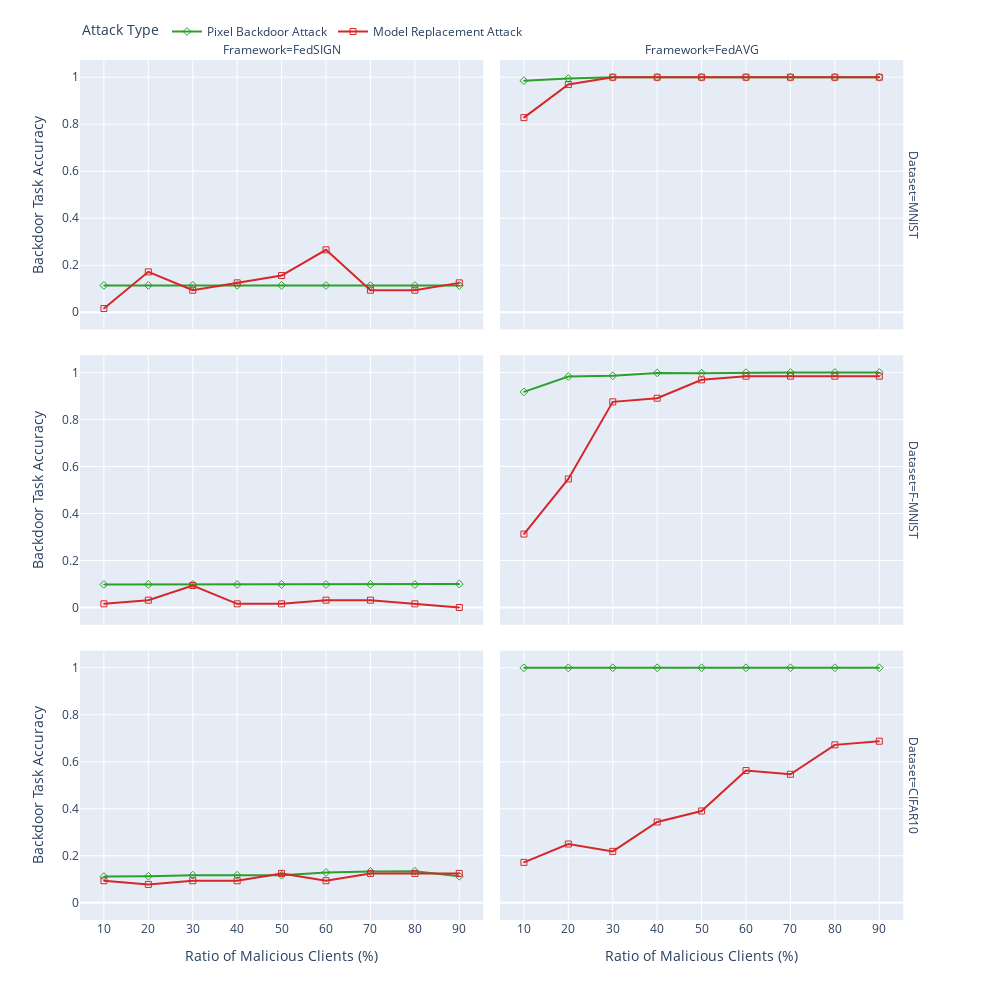

Notebook cell for this chart:
### Code cell
colors = plotly.colors.DEFAULT_PLOTLY_COLORS
xx = [0,10,20,30,40,50,60,70,80,90]
fig = px.line(all_data_backdoor, x="Ratio of Malicious Clients (%)", y="Backdoor Task Accuracy", color='Attack Type',symbol="Attack Type", facet_row='Dataset', facet_col='Framework',
                markers=True,symbol_sequence=['diamond-open-dot','square-open-dot'],color_discrete_sequence=colors[2:])
fig.update_layout(height=1000,width=1000,legend=dict(orientation="h",y=1.05),)
fig.update_xaxes(tickvals=xx)
fig.show()
fig.write_image('./r_diff_dataset_backdoor.png', scale=4)

### Figure 1 — Plotly figure (JSON) as saved in the notebook; plotly's stock layout.template omitted (floating-point values rounded to 4 significant figures)
{"data": [{"hovertemplate": "Attack Type=Pixel Backdoor Attack<br>Dataset=MNIST<br>Framework=FedSIGN<br>Ratio of Malicious Clients (%)=%{x}<br>Backdoor Task Accuracy=%{y}<extra></extra>", "legendgroup": "Pixel Backdoor Attack", "line": {"color": "rgb(44, 160, 44)", "dash": "solid"}, "marker": {"symbol": "diamond-open-dot"}, "mode": "markers+lines", "name": "Pixel Backdoor Attack", "orientation": "v", "showlegend": true, "type": "scatter", "x": [10, 20, 30, 40, 50, 60, 70, 80, 90], "xaxis": "x5", "y": [0.1141, 0.1142, 0.1141, 0.1146, 0.1144, 0.1139, 0.1136, 0.1136, 0.1138], "yaxis": "y5"}, {"hovertemplate": "Attack Type=Pixel Backdoor Attack<br>Dataset=MNIST<br>Framework=FedAVG<br>Ratio of Malicious Clients (%)=%{x}<br>Backdoor Task Accuracy=%{y}<extra></extra>", "legendgroup": "Pixel Backdoor Attack", "line": {"color": "rgb(44, 160, 44)", "dash": "solid"}, "marker": {"symbol": "diamond-open-dot"}, "mode": "markers+lines", "name": "Pixel Backdoor Attack", "orientation": "v", "showlegend": false, "type": "scatter", "x": [10, 20, 30, 40, 50, 60, 70, 80, 90], "xaxis": "x6", "y": [0.9852, 0.9944, 0.9996, 0.9999, 1, 1, 1, 1, 1], "yaxis": "y6"}, {"hovertemplate": "Attack Type=Pixel Backdoor Attack<br>Dataset=F-MNIST<br>Framework=FedSIGN<br>Ratio of Malicious Clients (%)=%{x}<br>Backdoor Task Accuracy=%{y}<extra></extra>", "legendgroup": "Pixel Backdoor Attack", "line": {"color": "rgb(44, 160, 44)", "dash": "solid"}, "marker": {"symbol": "diamond-open-dot"}, "mode": "markers+lines", "name": "Pixel Backdoor Attack", "orientation": "v", "showlegend": false, "type": "scatter", "x": [10, 20, 30, 40, 50, 60, 70, 80, 90], "xaxis": "x3", "y": [0.098, 0.0983, 0.0981, 0.098, 0.0979, 0.0981, 0.0982, 0.0978, 0.0999], "yaxis": "y3"}, {"hovertemplate": "Attack Type=Pixel Backdoor Attack<br>Dataset=F-MNIST<br>Framework=FedAVG<br>Ratio of Malicious Clients (%)=%{x}<br>Backdoor Task Accuracy=%{y}<extra></extra>", "legendgroup": "Pixel Backdoor Attack", "line": {"color": "rgb(44, 160, 44)", "dash": "solid"}, "marker": {"symbol": "diamond-open-dot"}, "mode": "markers+lines", "name": "Pixel Backdoor Attack", "orientation": "v", "showlegend": false, "type": "scatter", "x": [10, 20, 30, 40, 50, 60, 70, 80, 90], "xaxis": "x4", "y": [0.9174, 0.9831, 0.9861, 0.9982, 0.9972, 0.9993, 0.9999, 1, 1], "yaxis": "y4"}, {"hovertemplate": "Attack Type=Pixel Backdoor Attack<br>Dataset=CIFAR10<br>Framework=FedSIGN<br>Ratio of Malicious Clients (%)=%{x}<br>Backdoor Task Accuracy=%{y}<extra></extra>", "legendgroup": "Pixel Backdoor Attack", "line": {"color": "rgb(44, 160, 44)", "dash": "solid"}, "marker": {"symbol": "diamond-open-dot"}, "mode": "markers+lines", "name": "Pixel Backdoor Attack", "orientation": "v", "showlegend": false, "type": "scatter", "x": [10, 20, 30, 40, 50, 60, 70, 80, 90], "xaxis": "x", "y": [0.1117, 0.1129, 0.1174, 0.1171, 0.1175, 0.1288, 0.1332, 0.1341, 0.1127], "yaxis": "y"}, {"hovertemplate": "Attack Type=Pixel Backdoor Attack<br>Dataset=CIFAR10<br>Framework=FedAVG<br>Ratio of Malicious Clients (%)=%{x}<br>Backdoor Task Accuracy=%{y}<extra></extra>", "legendgroup": "Pixel Backdoor Attack", "line": {"color": "rgb(44, 160, 44)", "dash": "solid"}, "marker": {"symbol": "diamond-open-dot"}, "mode": "markers+lines", "name": "Pixel Backdoor Attack", "orientation": "v", "showlegend": false, "type": "scatter", "x": [10, 20, 30, 40, 50, 60, 70, 80, 90], "xaxis": "x2", "y": [0.9998, 0.9999, 1, 1, 1, 1, 1, 1, 1], "yaxis": "y2"}, {"hovertemplate": "Attack Type=Model Replacement Attack<br>Dataset=MNIST<br>Framework=FedSIGN<br>Ratio of Malicious Clients (%)=%{x}<br>Backdoor Task Accuracy=%{y}<extra></extra>", "legendgroup": "Model Replacement Attack", "line": {"color": "rgb(214, 39, 40)", "dash": "solid"}, "marker": {"symbol": "square-open-dot"}, "mode": "markers+lines", "name": "Model Replacement Attack", "orientation": "v", "showlegend": true, "type": "scatter", "x": [10, 20, 30, 40, 50, 60, 70, 80, 90], "xaxis": "x5", "y": [0.01562, 0.1719, 0.09375, 0.125, 0.1562, 0.2656, 0.09375, 0.09375, 0.125], "yaxis": "y5"}, {"hovertemplate": "Attack Type=Model Replacement Attack<br>Dataset=MNIST<br>Framework=FedAVG<br>Ratio of Malicious Clients (%)=%{x}<br>Backdoor Task Accuracy=%{y}<extra></extra>", "legendgroup": "Model Replacement Attack", "line": {"color": "rgb(214, 39, 40)", "dash": "solid"}, "marker": {"symbol": "square-open-dot"}, "mode": "markers+lines", "name": "Model Replacement Attack", "orientation": "v", "showlegend": false, "type": "scatter", "x": [10, 20, 30, 40, 50, 60, 70, 80, 90], "xaxis": "x6", "y": [0.8281, 0.9688, 1, 1, 1, 1, 1, 1, 1], "yaxis": "y6"}, {"hovertemplate": "Attack Type=Model Replacement Attack<br>Dataset=F-MNIST<br>Framework=FedSIGN<br>Ratio of Malicious Clients (%)=%{x}<br>Backdoor Task Accuracy=%{y}<extra></extra>", "legendgroup": "Model Replacement Attack", "line": {"color": "rgb(214, 39, 40)", "dash": "solid"}, "marker": {"symbol": "square-open-dot"}, "mode": "markers+lines", "name": "Model Replacement Attack", "orientation": "v", "showlegend": false, "type": "scatter", "x": [10, 20, 30, 40, 50, 60, 70, 80, 90], "xaxis": "x3", "y": [0.01562, 0.03125, 0.09375, 0.01562, 0.01562, 0.03125, 0.03125, 0.01562, 0], "yaxis": "y3"}, {"hovertemplate": "Attack Type=Model Replacement Attack<br>Dataset=F-MNIST<br>Framework=FedAVG<br>Ratio of Malicious Clients (%)=%{x}<br>Backdoor Task Accuracy=%{y}<extra></extra>", "legendgroup": "Model Replacement Attack", "line": {"color": "rgb(214, 39, 40)", "dash": "solid"}, "marker": {"symbol": "square-open-dot"}, "mode": "markers+lines", "name": "Model Replacement Attack", "orientation": "v", "showlegend": false, "type": "scatter", "x": [10, 20, 30, 40, 50, 60, 70, 80, 90], "xaxis": "x4", "y": [0.3125, 0.5469, 0.875, 0.8906, 0.9688, 0.9844, 0.9844, 0.9844, 0.9844], "yaxis": "y4"}, {"hovertemplate": "Attack Type=Model Replacement Attack<br>Dataset=CIFAR10<br>Framework=FedSIGN<br>Ratio of Malicious Clients (%)=%{x}<br>Backdoor Task Accuracy=%{y}<extra></extra>", "legendgroup": "Model Replacement Attack", "line": {"color": "rgb(214, 39, 40)", "dash": "solid"}, "marker": {"symbol": "square-open-dot"}, "mode": "markers+lines", "name": "Model Replacement Attack", "orientation": "v", "showlegend": false, "type": "scatter", "x": [10, 20, 30, 40, 50, 60, 70, 80, 90], "xaxis": "x", "y": [0.09375, 0.07812, 0.09375, 0.09375, 0.125, 0.09375, 0.125, 0.125, 0.125], "yaxis": "y"}, {"hovertemplate": "Attack Type=Model Replacement Attack<br>Dataset=CIFAR10<br>Framework=FedAVG<br>Ratio of Malicious Clients (%)=%{x}<br>Backdoor Task Accuracy=%{y}<extra></extra>", "legendgroup": "Model Replacement Attack", "line": {"color": "rgb(214, 39, 40)", "dash": "solid"}, "marker": {"symbol": "square-open-dot"}, "mode": "markers+lines", "name": "Model Replacement Attack", "orientation": "v", "showlegend": false, "type": "scatter", "x": [10, 20, 30, 40, 50, 60, 70, 80, 90], "xaxis": "x2", "y": [0.1719, 0.25, 0.2188, 0.3438, 0.3906, 0.5625, 0.5469, 0.6719, 0.6875], "yaxis": "y2"}], "layout": {"annotations": [{"font": {}, "showarrow": false, "text": "Framework=FedSIGN", "x": 0.24, "xanchor": "center", "xref": "paper", "y": 1.0, "yanchor": "bottom", "yref": "paper"}, {"font": {}, "showarrow": false, "text": "Framework=FedAVG", "x": 0.74, "xanchor": "center", "xref": "paper", "y": 1.0, "yanchor": "bottom", "yref": "paper"}, {"font": {}, "showarrow": false, "text": "Dataset=CIFAR10", "textangle": 90, "x": 0.98, "xanchor": "left", "xref": "paper", "y": 0.1567, "yanchor": "middle", "yref": "paper"}, {"font": {}, "showarrow": false, "text": "Dataset=F-MNIST", "textangle": 90, "x": 0.98, "xanchor": "left", "xref": "paper", "y": 0.5, "yanchor": "middle", "yref": "paper"}, {"font": {}, "showarrow": false, "text": "Dataset=MNIST", "textangle": 90, "x": 0.98, "xanchor": "left", "xref": "paper", "y": 0.8433, "yanchor": "middle", "yref": "paper"}], "height": 1000, "legend": {"orientation": "h", "title": {"text": "Attack Type"}, "tracegroupgap": 0, "y": 1.05}, "margin": {"t": 60}, "width": 1000, "xaxis": {"anchor": "y", "domain": [0, 0.48], "tickvals": [0, 10, 20, 30, 40, 50, 60, 70, 80, 90], "title": {"text": "Ratio of Malicious Clients (%)"}}, "xaxis2": {"anchor": "y2", "domain": [0.5, 0.98], "matches": "x", "tickvals": [0, 10, 20, 30, 40, 50, 60, 70, 80, 90], "title": {"text": "Ratio of Malicious Clients (%)"}}, "xaxis3": {"anchor": "y3", "domain": [0, 0.48], "matches": "x", "showticklabels": false, "tickvals": [0, 10, 20, 30, 40, 50, 60, 70, 80, 90]}, "xaxis4": {"anchor": "y4", "domain": [0.5, 0.98], "matches": "x", "showticklabels": false, "tickvals": [0, 10, 20, 30, 40, 50, 60, 70, 80, 90]}, "xaxis5": {"anchor": "y5", "domain": [0, 0.48], "matches": "x", "showticklabels": false, "tickvals": [0, 10, 20, 30, 40, 50, 60, 70, 80, 90]}, "xaxis6": {"anchor": "y6", "domain": [0.5, 0.98], "matches": "x", "showticklabels": false, "tickvals": [0, 10, 20, 30, 40, 50, 60, 70, 80, 90]}, "yaxis": {"anchor": "x", "domain": [0, 0.3133], "title": {"text": "Backdoor Task Accuracy"}}, "yaxis2": {"anchor": "x2", "domain": [0, 0.3133], "matches": "y", "showticklabels": false}, "yaxis3": {"anchor": "x3", "domain": [0.3433, 0.6567], "matches": "y", "title": {"text": "Backdoor Task Accuracy"}}, "yaxis4": {"anchor": "x4", "domain": [0.3433, 0.6567], "matches": "y", "showticklabels": false}, "yaxis5": {"anchor": "x5", "domain": [0.6867, 1.0], "matches": "y", "title": {"text": "Backdoor Task Accuracy"}}, "yaxis6": {"anchor": "x6", "domain": [0.6867, 1.0], "matches": "y", "showticklabels": false}}}
